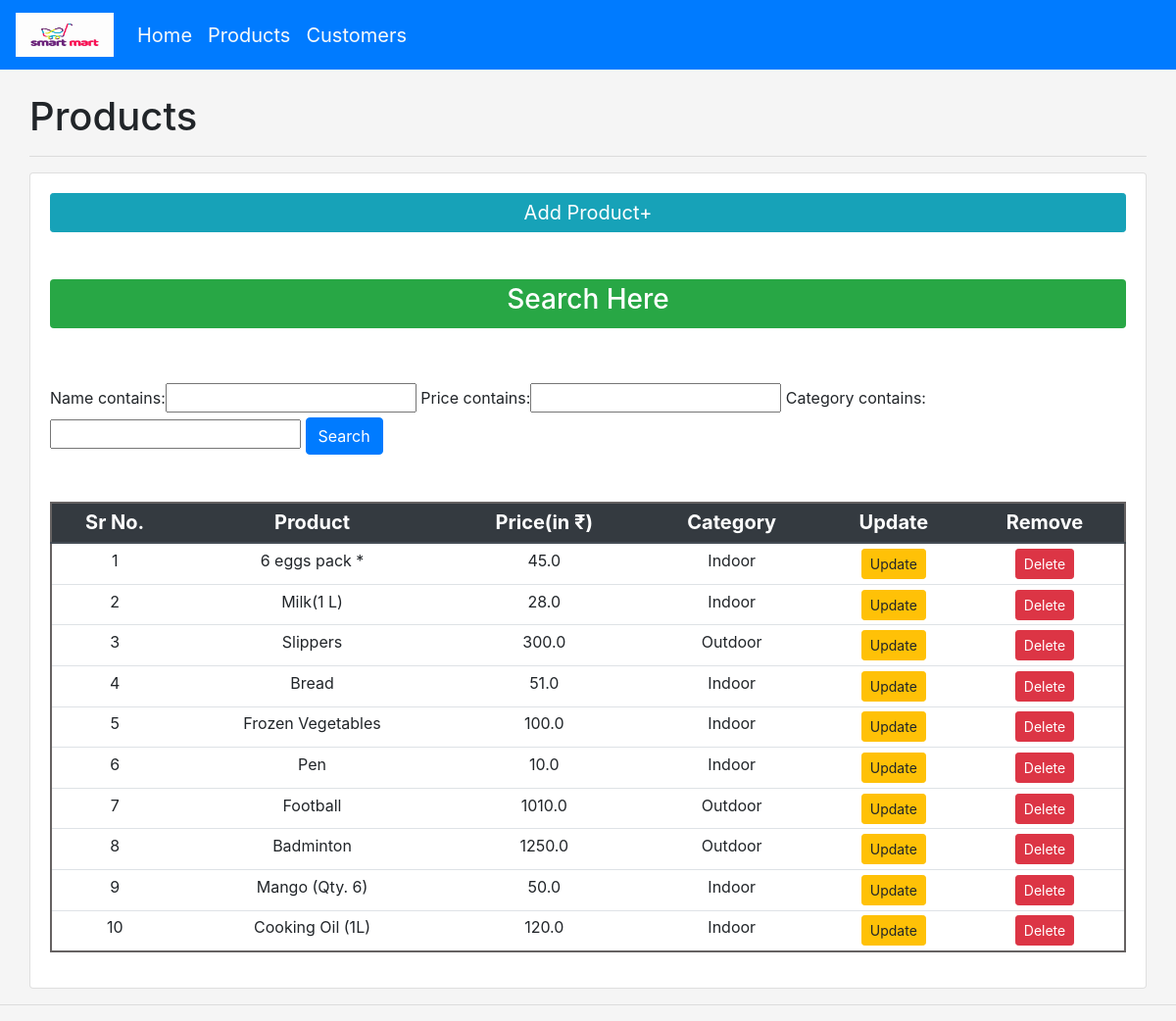
Screenshot of /products/ with the database file from the repository.
### accounts/models.py (models this page shows, shortened)
class Product(models.Model):
    CATEGORY = (
        ('Indoor', 'Indoor'),
        ('Outdoor', 'Outdoor'),
    )
    name = models.CharField(max_length=200, null=True)
    price = models.FloatField(null=True)
    category = models.CharField(max_length=200, null=True, choices=CATEGORY)

### accounts/views.py (the view)
# urls.py: path('products/',views.products,name='products'),
def products(request):
    product = Product.objects.all()
    myFilter = ProductFilter(request.GET, queryset=product)
    product = myFilter.qs
    context = {'products': product, 'myFilter': myFilter}
    return render(request, 'accounts/products.html', context)

### accounts/templates/accounts/products.html
{% extends 'accounts/main.html' %}
{% block content %}
<br>
<div class="col-md">
    <h1>Products</h1>
    <hr>
    <div class="card card-body">
        <a style="font-size: 20px;" class="btn btn-sm btn-info" href="{% url 'addproduct' %}">Add Product+</a>
        <br><br>
        <div class="p-1 mb-2 bg-success text-white text-center rounded"><h3>Search Here</h3></div>
        <br><br>
        <form method="get">
            {{myFilter.form}}
          <button class="btn btn-primary" type="submit">Search</button>
        </form>
        <br><br>
        <table class="table table-sm table-hover text-center">
            <thead class="thead-dark">
                <tr style="font-size: 20px;">
                    <th>Sr No.</th>
                    <th>Product</th>
                    <th>Price(in &#x20b9;)</th>
                    <th>Category</th>
                    <th>Update</th>
                    <th>Remove</th>
                </tr>
            </thead>
            {% for product in products %}
            <tr>
                <td>{{ forloop.counter }}</td>
                <td>{{product.name}}</td>
                <td>{{product.price}}</td>
                <td>{{product.category}}</td>
                <td><a class="btn btn-sm btn-warning" href="{% url 'updateproducts' product.id %}">Update</a></td>
                <td><a class="btn btn-sm btn-danger" href="{% url 'deleteproducts' product.id %}">Delete</a></td>
            </tr>
            {% endfor %}
        </table>
    </div>
</div>
</div>
{% endblock %}

### accounts/templates/accounts/main.html (shortened to what this page needs)
{% load static %}
<!DOCTYPE html>
<html>
<head>
    <link rel="stylesheet" href="https://stackpath.bootstrapcdn.com/bootstrap/4.3.1/css/bootstrap.min.css"
>
</head>
<body>
    {%  include 'accounts/navbar.html' %}
    <div class="container-fluid">
        {% block content %}
        {% endblock %}
    <hr>
</body>
</html>

### accounts/templates/accounts/navbar.html (shortened to what this page needs)
{% load static %}
<nav class="navbar navbar-expand-lg navbar-info bg-primary">
    <a class="navbar-brand" href="#">
        <img src="{% static 'images/logo.jpg' %}" width="100" height="45" class="d-inline-block align-top" alt="" loading="lazy">
    </a>
    <div class="collapse navbar-collapse" id="navbarNav">
        <ul class="navbar-nav">
            <li class="nav-item active">
                <a class="nav-link text-light" href="{% url 'home' %}">Home <span class="sr-only">(current)</span></a>
            </li>
            <li class="nav-item">
                <a class="nav-link text-light" href="{% url 'products' %}">Products</a>
            </li>
            <li class="nav-item">
                <a class="nav-link text-light" href="{% url 'customers' %}">Customers</a>
            </li>
            <li class="nav-item">
                <a class="nav-link text-light" href="#"></a>
            </li>
            <li class="nav-item">
                <a class="nav-link text-light" href="#"></a>
            </li>
        </ul>
    </div>
</nav>

### accounts/templates/accounts/main.html (style rules this page uses)
body { background-color: whitesmoke; }
table { border: 2px solid rgb(102, 98, 98); }

### accounts/templates/accounts/navbar.html (style rules this page uses)
a { font-size: 20px; }

### rows the page displays
Product: name "6 eggs pack *", price "45.0", category "Indoor"
Product: name "Milk(1 L)", price "28.0", category "Indoor"
Product: name "Slippers", price "300.0", category "Outdoor"
Product: name "Bread", price "51.0", category "Indoor"
Product: name "Frozen Vegetables", price "100.0", category "Indoor"
Product: name "Pen", price "10.0", category "Indoor"
Product: name "Football", price "1010.0", category "Outdoor"
Product: name "Badminton", price "1250.0", category "Outdoor"
Product: name "Mango (Qty. 6)", price "50.0", category "Indoor"
Product: name "Cooking Oil (1L)", price "120.0", category "Indoor"
